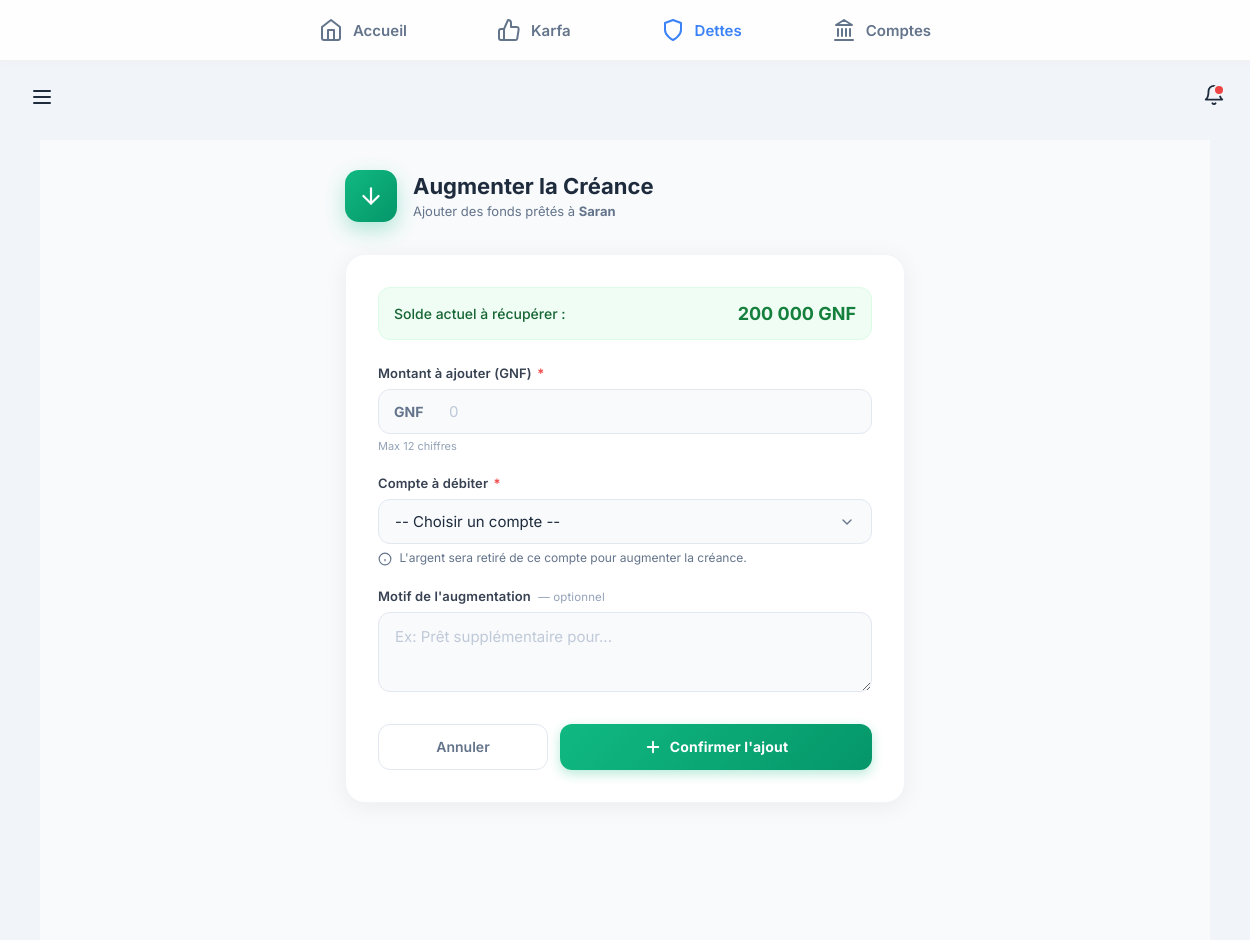
/dettes/17/augmenter/ (signed in), run on an earlier commit of the app's database.
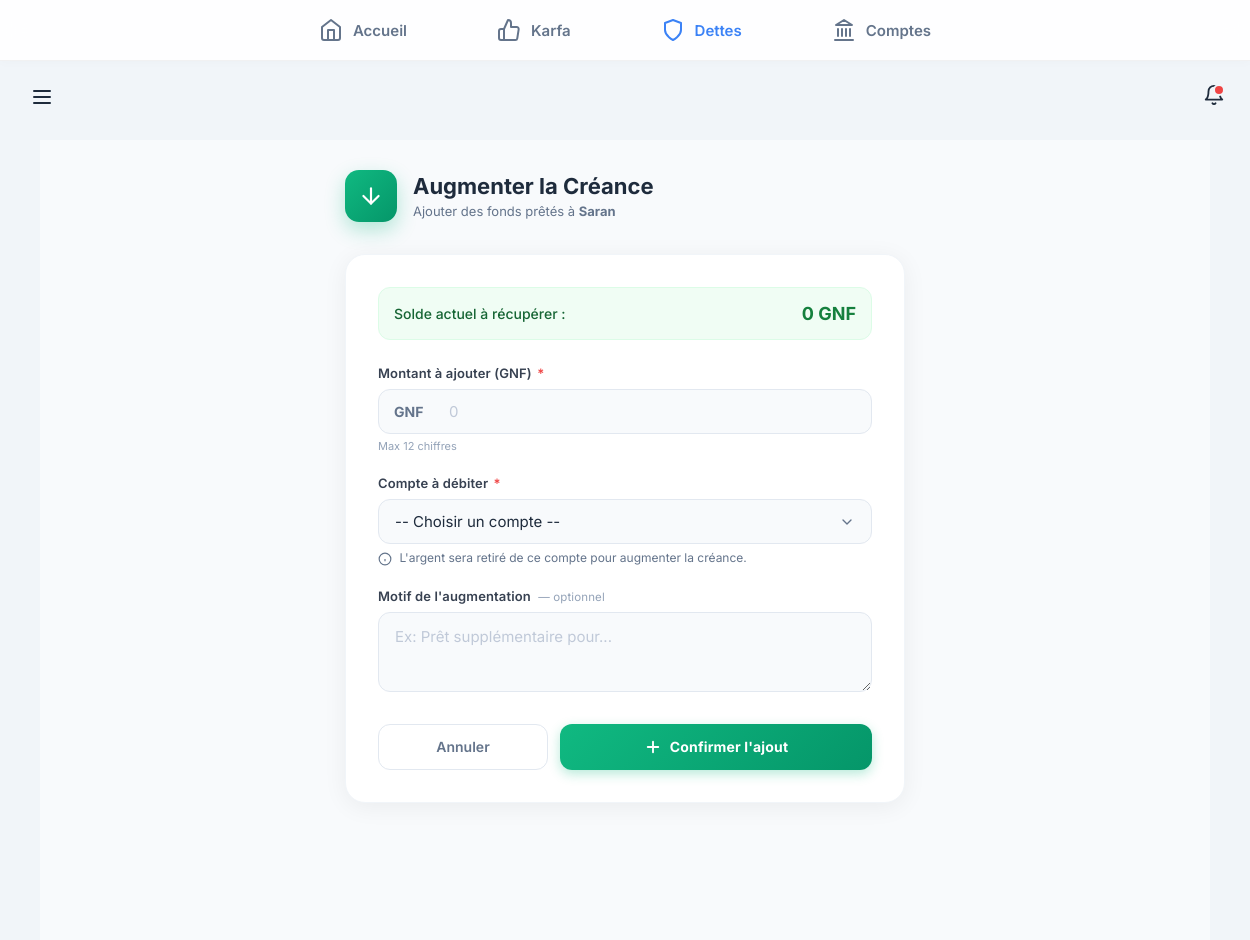
And on a later commit of the database.
### backend/modules/dettes/models/dette.py (models this page shows, shortened)
class Dette(models.Model):
    SENS_CHOICES = [
        ('JE_DOIS', 'Je dois'),
        ('ON_ME_DOIT', 'On me doit'),
    ]
    STATUT_CHOICES = [
        ('NON_PAYEE', 'Non payée'),
        ('PARTIELLEMENT_PAYEE', 'Partiellement payée'),
        ('PAYEE', 'Payée'),
        ('EN_LITIGE', 'En litige'),
    ]
    sens = models.CharField(max_length=20, choices=SENS_CHOICES)
    cree_par = models.ForeignKey(User, on_delete=models.CASCADE, related_name='dettes', null=True)
    compte_debit = models.ForeignKey('comptes.CompteArgent', on_delete=models.SET_NULL, null=True, blank=True, related_name='dettes_liees')
    montant = models.DecimalField(max_digits=12, decimal_places=0)
    montant_restant = models.DecimalField(max_digits=12, decimal_places=0, default=0)
    personne = models.CharField(max_length=100)
    motif = models.TextField(blank=True)
    echeance = models.DateField(null=True, blank=True)
    garantie = models.TextField(blank=True)
    statut = models.CharField(max_length=20, choices=STATUT_CHOICES, default='NON_PAYEE')
    date_creation = models.DateTimeField(auto_now_add=True)
    date_dernier_paiement = models.DateTimeField(null=True, blank=True)
    archive = models.BooleanField(default=False)
    date_archivage = models.DateTimeField(null=True, blank=True)
    class Meta:
        app_label = 'dettes'

### backend/modules/dettes/views/operations.py (the view, shortened to what this page needs)
# urls.py: path('<int:id>/augmenter/', augmenter_creance, name='augmenter_creance'),
@login_required
def augmenter_creance(request, id):
    from modules.comptes.models import CompteArgent, MouvementCompte
    from django.db import transaction
    dette = get_object_or_404(Dette, id=id, cree_par=request.user)
    if dette.sens != 'ON_ME_DOIT':
        messages.error(request, "Cette action est réservée aux créances (On me doit).")
        return redirect('dettes:detail_dette', id=id)
    comptes = CompteArgent.objects.filter(cree_par=request.user, archive=False, solde__gt=0).exclude(type_compte='DETTE')
    return render(request, 'modules/dettes/ajouter.html', {'dette': dette, 'comptes': comptes})

### backend/modules/core/templatetags/custom_filters.py (called while the page is built)
@register.filter
def milliers(value):
    try:
        num = float(value)
        if num == int(num):
            return f"{int(num):,}".replace(",", " ")
        return f"{num:,.3f}".rstrip('0').rstrip('.').replace(",", " ").replace(".", ",")
    except:
        return value

### frontend/templates/modules/dettes/ajouter.html (shortened to what the changed rows need)
{% extends "base.html" %}
{% load static %}
{% load custom_filters %}
{% block content %}
<link rel="stylesheet" href="{% static 'css/dettes.css' %}">
<div class="form-page">
    <div class="form-container">
        <div class="form-header">
            <div class="form-header-text">
                <h1>Augmenter la Créance</h1>
                <p>Ajouter des fonds prêtés à <strong>{{ dette.personne }}</strong></p>
            </div>
        </div>
        <div class="form-card">
            <form method="post">
                <div
                    style="background: #f0fdf4; border: 1px solid #dcfce7; border-radius: 12px; padding: 15px; margin-bottom: 25px;">
                    <div style="display: flex; justify-content: space-between; align-items: center;">
                        <span style="color: #166534; font-size: 14px; font-weight: 500;">Solde actuel à récupérer :</span>
                        <span style="color: #15803d; font-size: 18px; font-weight: 700;">{{ dette.montant_restant|milliers }} GNF</span>
                    </div>
                </div>
            </form>
        </div>
    </div>
</div>
{% endblock %}

What changed in the data, as far as the page shows it:
changed Dette "Saran": montant_restant|milliers "200 000" → "0"
